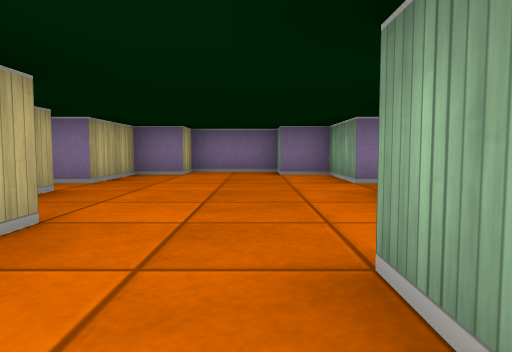
[1] (above)

14 first-person views from a walk through a cub3D maze. The camera is about half as high as the walls, tilts 4° down and sees 70° across. The floor is counted in squares. Each view is taken from the middle of a square. On the plan, view 1 faces up. The plan holds only what a view shows up to about 9 squares ahead; the rest is blank.

[2]
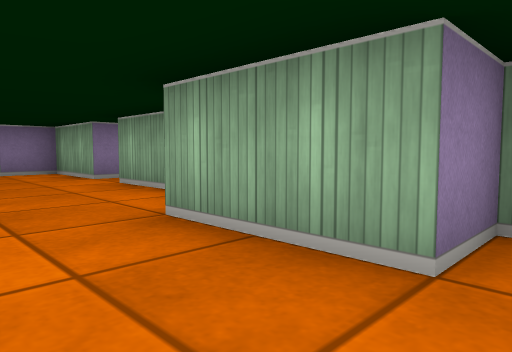

[3]
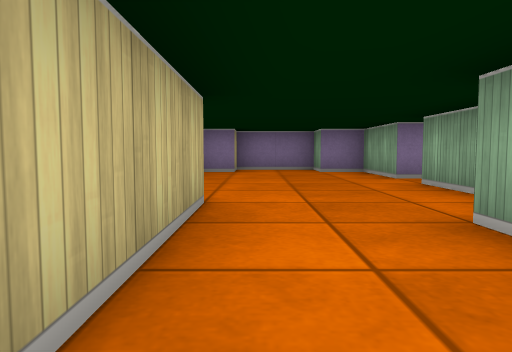

[4]
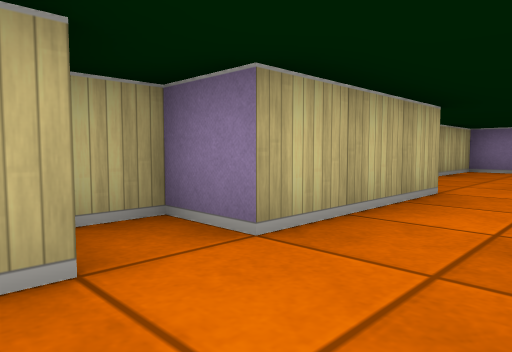

[5]
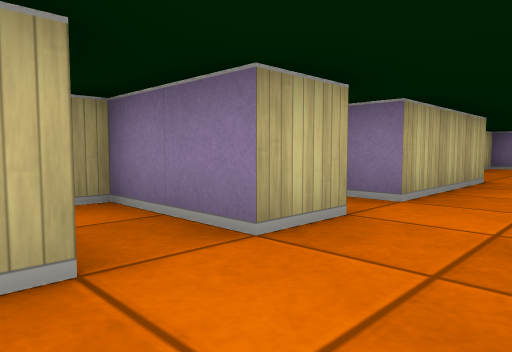

[6]
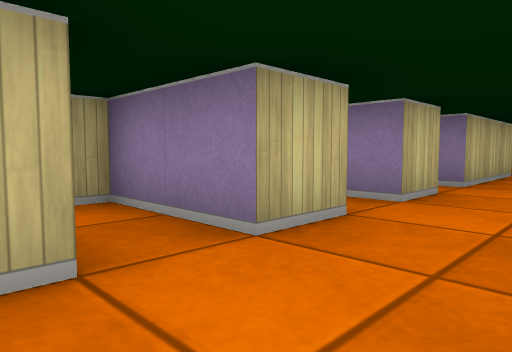

[7]
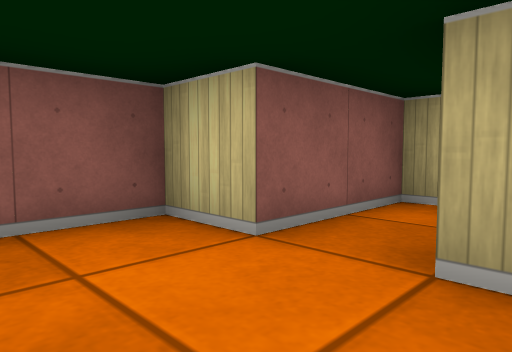

[8]
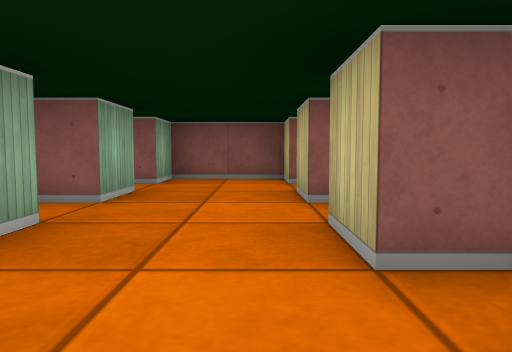

[9]
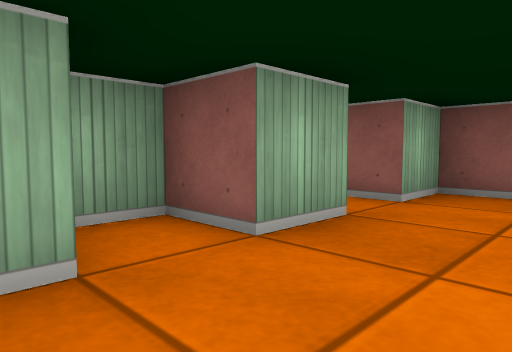

[10]
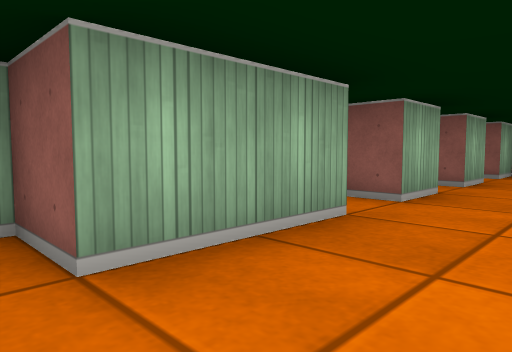

[11]
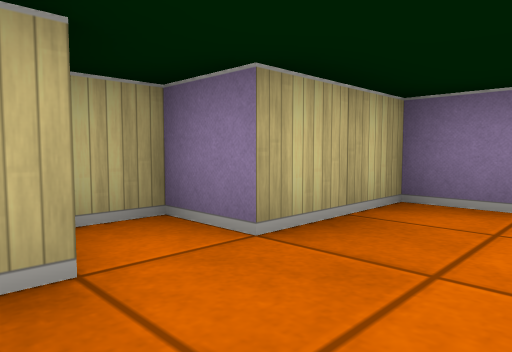

[12]
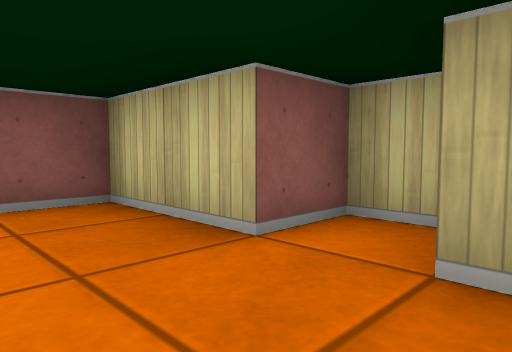

[13]
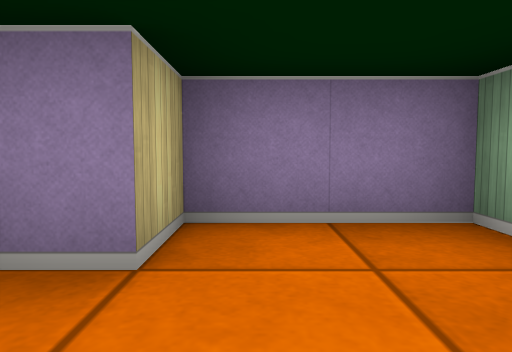

[14]
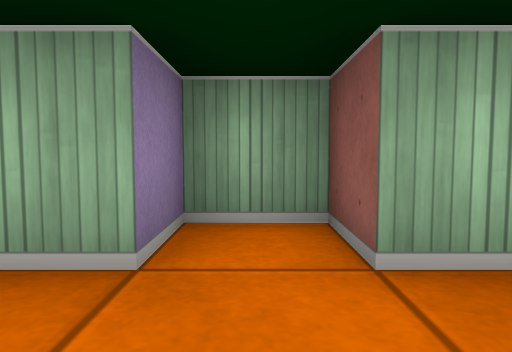

### Floor plan
Ten units are one square. View 1 is at (0, 0); x grows to the right and y downward. Boxes are objects, and circles mark ways between rooms. Rooms are numbered by the first view taken in them; rooms with no view inside come last. Other rooms are left out.
<svg viewBox="-40 -90 70 160">
<path fill="none" stroke="#000" d="M15 -31 15 -45M15 -55 15 -75 5 -75 5 -85 -15 -85 -15 -75 -25 -75 -25 -55 -35 -55 -35 -45 -25 -45 -25 -25 -15 -25 -15 5 -25 5 -25 12M-21 15 -15 15M5 15 15 15 15 5 5 5 5 -15 15 -15M-15 34 -15 45M5 26 5 15M-15 15 -15 25 -35 25 -35 29M5 46 5 35 15 35 15 28M-15 45 -35 45 -35 55 -15 55 -15 65 5 65 5 55"/>
<circle cx="-5" cy="20" r="3" fill="#2a7"/>
<circle cx="-5" cy="40" r="3" fill="#2a7"/>
<text x="-10" y="-40">1</text>
<text x="-10" y="30">2</text>
<text x="-10" y="50">3</text>
</svg>
Room 1 opens to room 2. Room 2 opens to room 3.

Where each view was taken, in squares from view 1:
view 1: 0 up, 0 right, facing up
view 2: 1 down, 1 left, facing up-right
view 3: 1 down, 1 left, facing up
view 4: 2 down, 0 right, facing up-left
view 5: 4 down, 0 right, facing up-left
view 6: 6 down, 0 right, facing up-left
view 7: 4 down, 0 right, facing down-left
view 8: 0 up, 1 left, facing down
view 9: 2 down, 1 left, facing down-right
view 10: 2 up, 1 left, facing down-right
view 11: 4 up, 1 left, facing up-left
view 12: 6 up, 1 left, facing down-left
view 13: 6 up, 1 left, facing up
view 14: 1 down, 1 left, facing right
